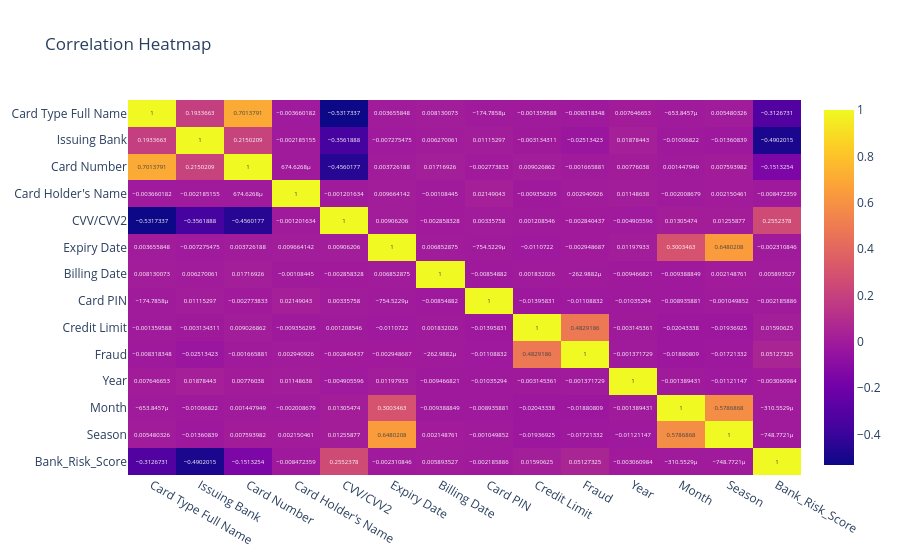

The notebook cell this image was saved under:
### Markdown cell above
## STEP 10: Interactive Heatmap

### Code cell
corr = df.select_dtypes(include=['number']).corr()

fig = px.imshow(corr, text_auto=True, aspect="auto", title="Correlation Heatmap")
fig.show()

### Figure 1 — Plotly figure (JSON) as saved in the notebook; plotly's stock layout.template omitted (floating-point values rounded to 4 significant figures; data arrays with more than 128 entries replaced by an {"elided": "..."} marker saying what was removed)
{"data": [{"coloraxis": "coloraxis", "hovertemplate": "x: %{x}<br>y: %{y}<br>color: %{z}<extra></extra>", "name": "0", "texttemplate": "%{z}", "type": "heatmap", "x": ["Card Type Full Name", "Issuing Bank", "Card Number", "Card Holder's Name", "CVV/CVV2", "Expiry Date", "Billing Date", "Card PIN", "Credit Limit", "Fraud", "Year", "Month", "Season", "Bank_Risk_Score"], "xaxis": "x", "y": ["Card Type Full Name", "Issuing Bank", "Card Number", "Card Holder's Name", "CVV/CVV2", "Expiry Date", "Billing Date", "Card PIN", "Credit Limit", "Fraud", "Year", "Month", "Season", "Bank_Risk_Score"], "yaxis": "y", "z": {"elided": "14x14 float values"}}], "layout": {"coloraxis": {"colorscale": [[0, "#0d0887"], [0.1111, "#46039f"], [0.2222, "#7201a8"], [0.3333, "#9c179e"], [0.4444, "#bd3786"], [0.5556, "#d8576b"], [0.6667, "#ed7953"], [0.7778, "#fb9f3a"], [0.8889, "#fdca26"], [1, "#f0f921"]]}, "title": {"text": "Correlation Heatmap"}, "xaxis": {"anchor": "y", "domain": [0, 1]}, "yaxis": {"anchor": "x", "autorange": "reversed", "domain": [0, 1]}}}
